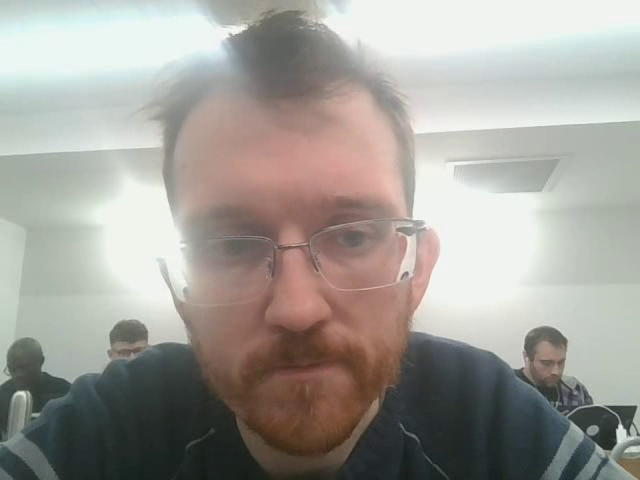
#> input picture frame 23 of video.mp4, 640 x 480 px, given in place of the camera
$ python 23-01-05-traitement-images-exercice.py
#> lines starting #> are read from the running program, lines starting #| are printed output that depends on the picture
#> in capture_cam_video_floutée, image is the input picture: shape (480, 640, 3); mean B, G, R 152, 158.2, 161
'''réaliser application qui détecte les visages

option 1 : sur une photo venant d'un fichier

       2 : capture video de la webcam

       3 : vidéo venant d'un fichier

et les met en flou'''

import matplotlib.pyplot as plt
import numpy as np
import cv2

# [29 lines left out: function image_visage_floutée, not called in this run]


def video_visage_floutée(img):
    haar_file = 'haarcascade_frontalface_default.xml'
    face_cascade = cv2.CascadeClassifier(cv2.data.haarcascades + haar_file)

    grey_image = cv2.cvtColor(img, cv2.COLOR_BGR2GRAY)
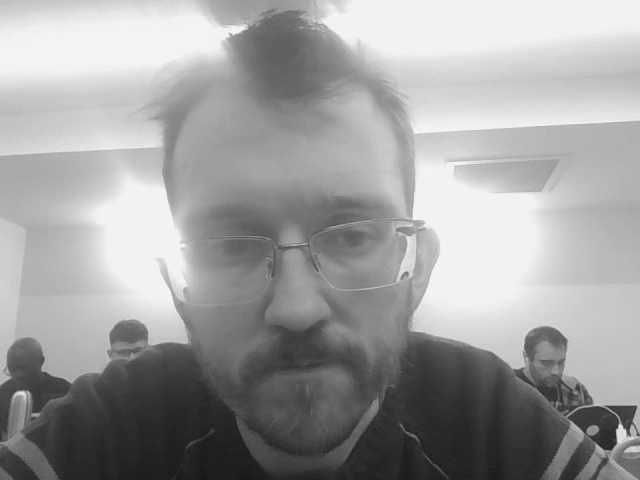
#> grey_image: shape (480, 640); min 23, max 250, mean 158.3
    faces = face_cascade.detectMultiScale(grey_image)
#> faces = [[157, 133, 280, 280]]
    print("Nombre de visages détecté dans l'image: {0}".format(len(faces)))
#| Nombre de visages détecté dans l'image: 1

    for (x, y, w, h) in faces:
        cv2.rectangle(img, (x, y), (x + w, y + h), color=255)
        roi = img[y:y+h, x:x+w]
        roi = cv2.GaussianBlur(roi, (23, 23), 30)
        img[y:y+roi.shape[0], x:x+roi.shape[1]] = roi
#> this loop made 1 pass
#> pass 1, in video_visage_floutée, `roi = img[y:y+h, x:x+w]`:
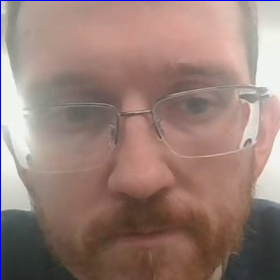
#> roi: shape (280, 280, 3); mean B, G, R 119.6, 127.2, 152.8
#> pass 1, in video_visage_floutée, `roi = cv2.GaussianBlur(roi, (23, 23), 30)`:
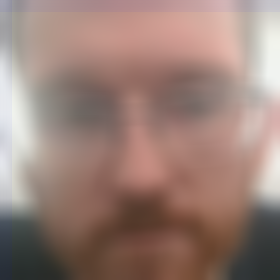
#> roi: shape (280, 280, 3); mean B, G, R 119.2, 127.7, 153.5
#> after the loop:
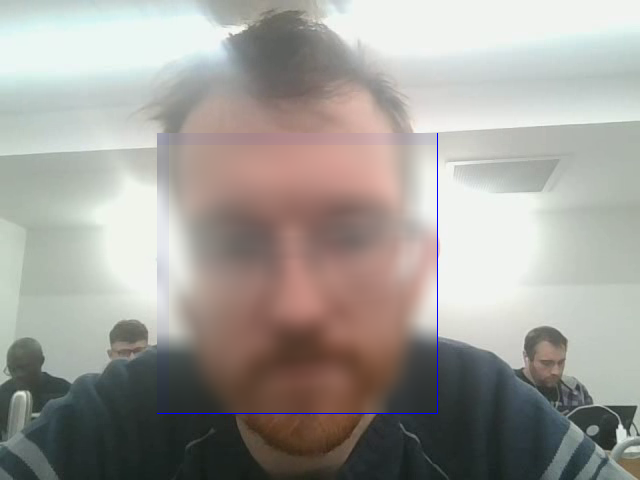
#> img: shape (480, 640, 3); mean B, G, R 152.3, 157.8, 160.6
    return img

from PIL import ImageFilter
from PIL import Image
import numpy as np

def capture_cam_video_floutée(source):
    '''
    cam = cv2.VideoCapture(0) #source webcam
    cam = cv2.VideoCapture("dossier/ficher.mp4") #source video
    '''
    cam = cv2.VideoCapture(source)

    nom_fenetre = "video_cam"

    largeur_image = int(cam.get(cv2.CAP_PROP_FRAME_WIDTH))
    hauteur_image = int(cam.get(cv2.CAP_PROP_FRAME_HEIGHT))

    cv2.namedWindow(nom_fenetre, cv2.WND_PROP_FULLSCREEN)

    nouvelle_video = []

    while True :
        ret, image = cam.read()
        if ret:
            image = video_visage_floutée(image)

            cv2.imshow(nom_fenetre, image)

            nouvelle_video.append(image)

            if cv2.waitKey(20) & 0xFF == ord('q'):
#> (key q is pressed here)
                break

    fourcc = cv2.VideoWriter_fourcc('m', 'p', '4', 'v')
#> fourcc = 1983148141
    video = cv2.VideoWriter('video.mp4', fourcc, 24, (largeur_image, hauteur_image))

    for image in nouvelle_video:
        video.write(image)
#> this loop made 1 pass

    cv2.destroyAllWindows()
    video.release()

# [42 lines left out: function capture_cam_video_stylisée, not called in this run]

capture_cam_video_floutée(0)

$ run again, starting later in the video
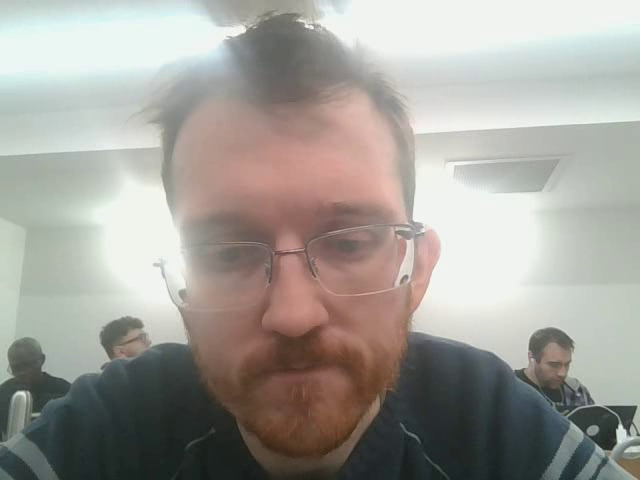
#> input picture frame 104 of video.mp4, 640 x 480 px, given in place of the camera
#> in capture_cam_video_floutée, image is the input picture: shape (480, 640, 3); mean B, G, R 152.3, 158.5, 161.5
#> in video_visage_floutée, `grey_image = cv2.cvtColor(img, cv2.COLOR_BGR2GRAY)`:
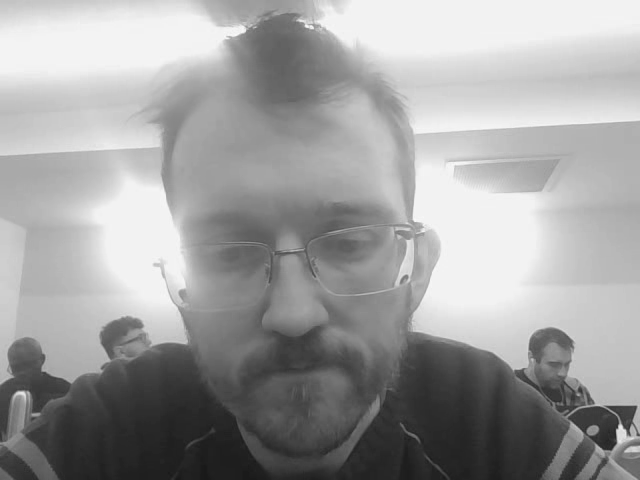
#> grey_image: shape (480, 640); min 25, max 249, mean 158.6
#> faces = [[154, 139, 286, 286]]
#| Nombre de visages détecté dans l'image: 1
#> the loop in video_visage_floutée, `for (x, y, w, h) in faces:` made 1 pass
#> after the loop in video_visage_floutée, `for (x, y, w, h) in faces:`:
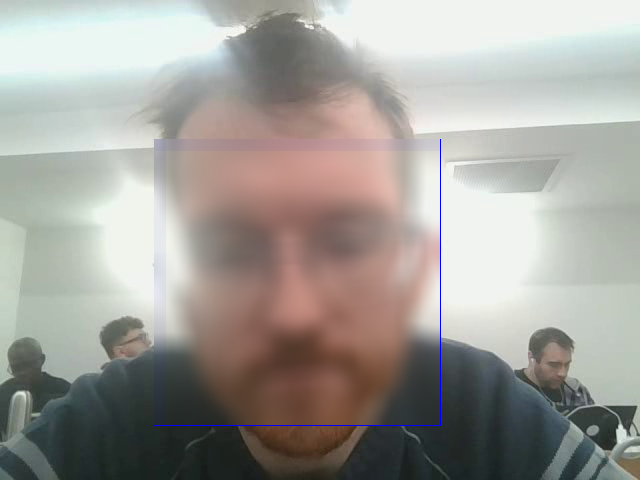
#> img: shape (480, 640, 3); mean B, G, R 152.7, 158.1, 161.1
#> fourcc = 1983148141
#> the loop in capture_cam_video_floutée, `for image in nouvelle_video:` made 1 pass
